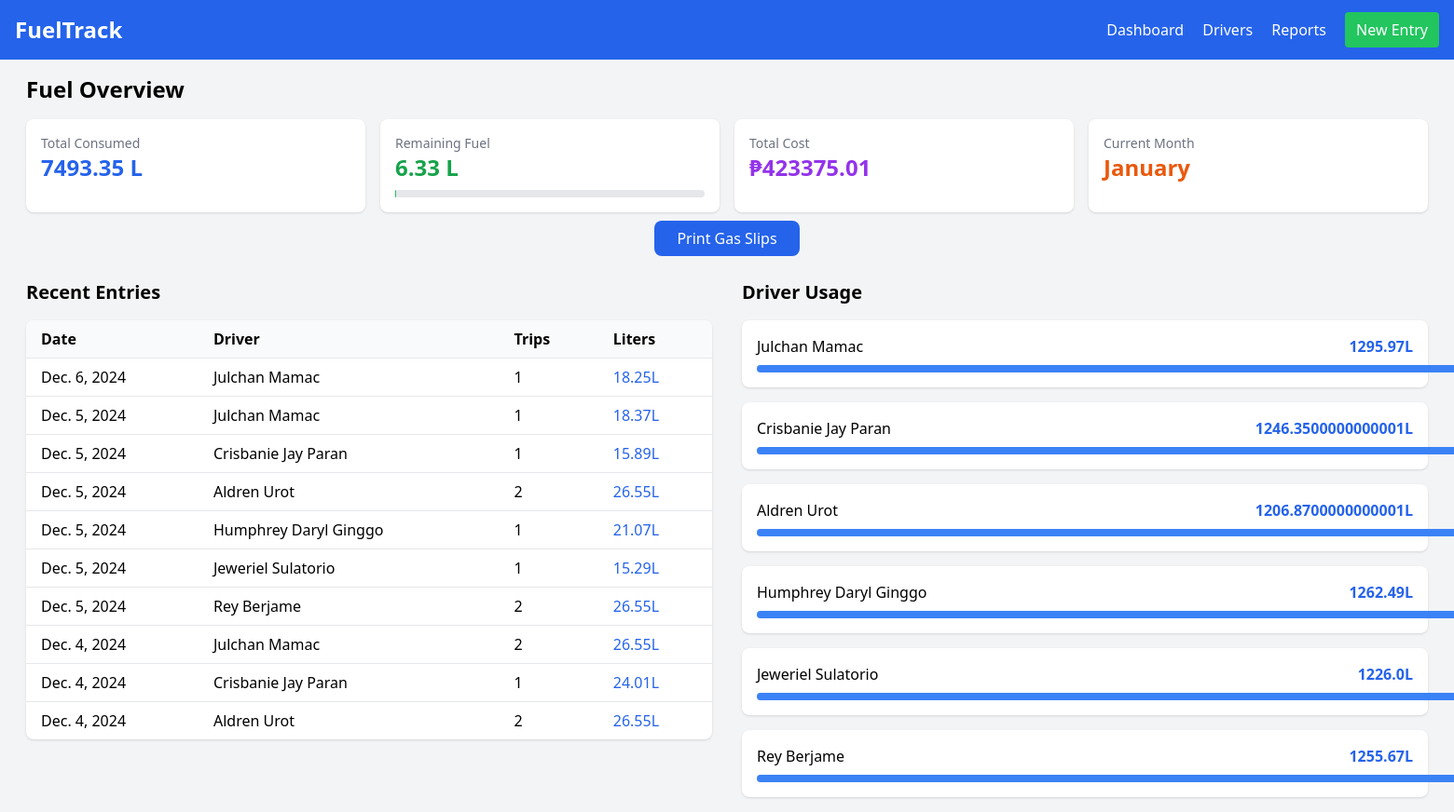
Before: / with the older database file.
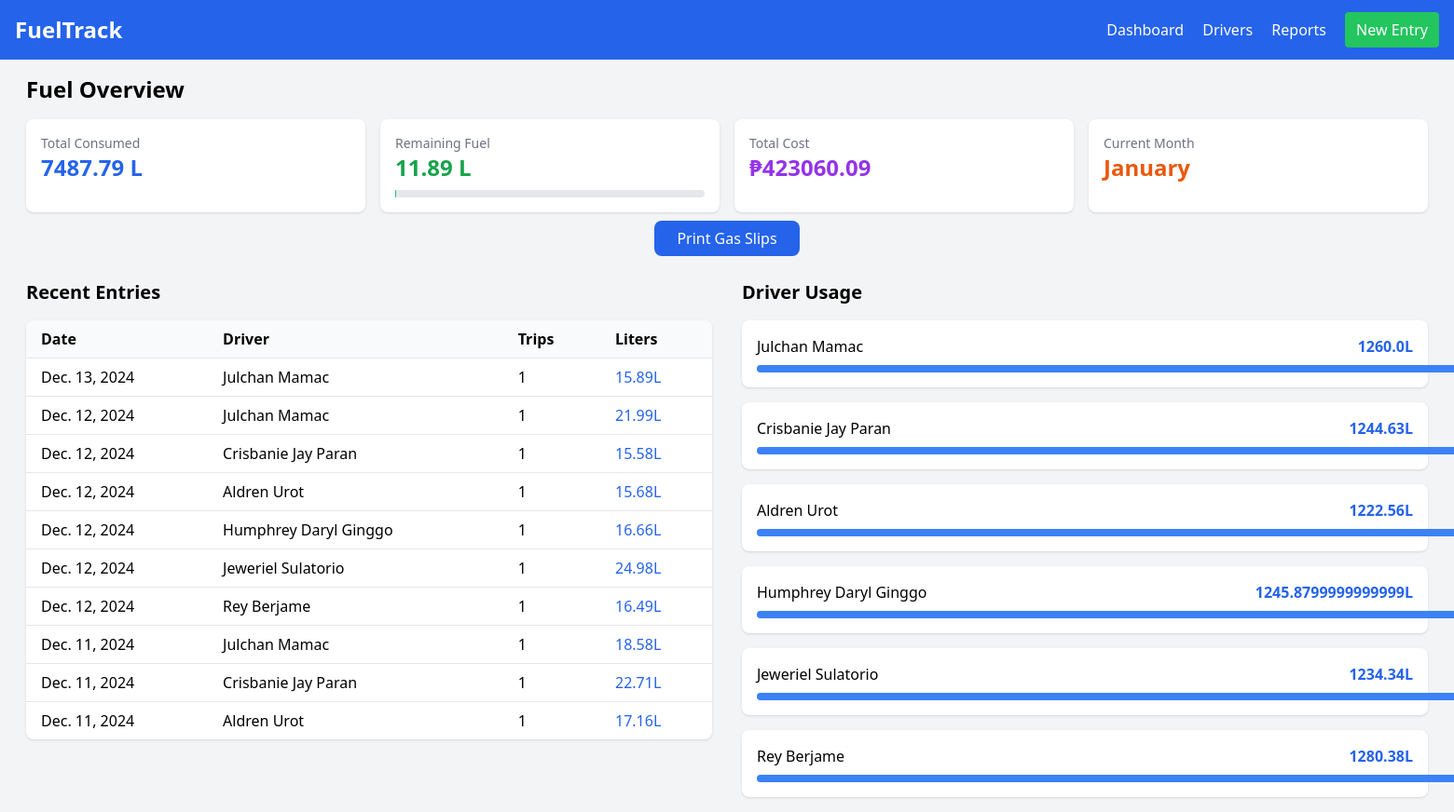
After: the same page with the newer database file.
### fuel/models.py (models this page shows, shortened)
class FuelConsumption(models.Model):
    driver = models.ForeignKey(Driver, on_delete=models.CASCADE)
    date = models.DateField()
    number_of_trips = models.PositiveIntegerField()
    purpose = models.CharField(max_length=200, help_text="Trip purpose/description")
    total_liters = models.FloatField(editable=False)
    cost = models.FloatField(editable=False)
    class Meta:
        unique_together = ('driver', 'date')
        verbose_name = "Fuel Consumption"
        verbose_name_plural = "Fuel Consumptions"

class Driver(models.Model):
    name = models.CharField(max_length=100, unique=True)
    def __str__(self):
        return self.name
    class Meta:
        verbose_name = "Driver"
        verbose_name_plural = "Drivers"

### fuel/views.py (the view)
# urls.py: path('', DashboardView.as_view(), name='dashboard'),
class DashboardView(ListView):
    template_name = 'fuel/dashboard.html'
    context_object_name = 'fuel_entries'
    def get_queryset(self):
        return FuelConsumption.objects.order_by('-date')[:10]
    def get_context_data(self, **kwargs):
        context = super().get_context_data(**kwargs)
        total_consumed = FuelConsumption.objects.aggregate(
            Sum('total_liters')
        )['total_liters__sum'] or 0
        total_fuel = 7499.68
        remaining_fuel = total_fuel - total_consumed
        total_cost = FuelConsumption.objects.aggregate(
            Sum('cost')
        )['cost__sum'] or 0
        context.update({
            'total_consumed': round(total_consumed, 2),
            'remaining_fuel': round(remaining_fuel, 2),
            'remaining_percentage': round((remaining_fuel / total_fuel) * 100, 1),
            'total_cost': round(total_cost, 2),
            'drivers': Driver.objects.annotate(
                total_used=Sum('fuelconsumption__total_liters')
            ),
            'current_month': datetime.now().strftime('%B')
        })
        return context

### fuel/templatetags/custom_filters.py (called while the page is built)
@register.filter
def div(value, arg):
    try:
        return (value / arg) * 100  # Assuming you want a percentage
    except (ValueError, ZeroDivisionError):
        return 0

@register.filter
def multiply(value, arg):
    try:
        return value * arg
    except (ValueError, TypeError):
        return 0

### templates/fuel/dashboard.html (shortened to what this page needs)
{% extends "base.html" %}
{% load custom_filters %}
{% block content %}
<div class="mb-8">
    <h2 class="text-2xl font-bold mb-4">Fuel Overview</h2>
    <div class="grid grid-cols-1 md:grid-cols-4 gap-4">
        <div class="bg-white p-4 rounded-lg shadow">
            <h3 class="text-gray-500 text-sm">Total Consumed</h3>
            <p class="text-2xl font-bold text-blue-600">{{ total_consumed }} L</p>
        </div>
        <div class="bg-white p-4 rounded-lg shadow">
            <h3 class="text-gray-500 text-sm">Remaining Fuel</h3>
            <p class="text-2xl font-bold text-green-600">{{ remaining_fuel }} L</p>
            <div class="w-full bg-gray-200 rounded-full h-2 mt-2">
            </div>
        </div>
        <div class="bg-white p-4 rounded-lg shadow">
            <h3 class="text-gray-500 text-sm">Total Cost</h3>
            <p class="text-2xl font-bold text-purple-600">₱{{ total_cost }}</p>
        </div>
        <div class="bg-white p-4 rounded-lg shadow">
            <h3 class="text-gray-500 text-sm">Current Month</h3>
            <p class="text-2xl font-bold text-orange-600">{{ current_month }}</p>
        </div>
    </div>
    <div class="mt-4 text-center">
        <a href="{% url 'print_gas_slips' %}" class="bg-blue-600 text-white px-6 py-2 rounded-lg hover:bg-blue-700">
            Print Gas Slips
        </a>
    </div>
</div>
<div class="grid grid-cols-1 lg:grid-cols-2 gap-8">
    <div>
        <h2 class="text-xl font-bold mb-4">Recent Entries</h2>
        <div class="bg-white rounded-lg shadow overflow-hidden">
            <table class="w-full">
                <thead class="bg-gray-50">
                    <tr>
                        <th class="px-4 py-2 text-left">Date</th>
                        <th class="px-4 py-2 text-left">Driver</th>
                        <th class="px-4 py-2 text-left">Trips</th>
                        <th class="px-4 py-2 text-left">Liters</th>
                    </tr>
                </thead>
                <tbody>
                    {% for entry in fuel_entries %}
                    <tr class="border-t hover:bg-gray-50">
                        <td class="px-4 py-2">{{ entry.date }}</td>
                        <td class="px-4 py-2">{{ entry.driver }}</td>
                        <td class="px-4 py-2">{{ entry.number_of_trips }}</td>
                        <td class="px-4 py-2 text-blue-600 font-medium">{{ entry.total_liters }}L</td>
                    </tr>
                    {% endfor %}
                </tbody>
            </table>
        </div>
    </div>
    <div>
        <h2 class="text-xl font-bold mb-4">Driver Usage</h2>
        <div class="space-y-4">
            {% for driver in drivers %}
            <div class="bg-white p-4 rounded-lg shadow">
                <div class="flex justify-between items-center">
                    <h3 class="font-medium">{{ driver.name }}</h3>
                    <span class="text-blue-600 font-bold">{{ driver.total_used|default:0 }}L</span>
                </div>
                <div class="w-full bg-gray-200 rounded-full h-2 mt-2">
                    <div class="bg-blue-500 rounded-full h-2"
                         style="width: {{ driver.total_used|div:total_consumed|multiply:100 }}%"></div>
                </div>
            </div>
            {% endfor %}
        </div>
    </div>
</div>
{% endblock %}

Changed rows visible on the page:
no longer on this page (row edited): FuelConsumption: date "Dec. 6, 2024", driver "Julchan Mamac", number_of_trips "1", total_liters "18.25"
no longer on this page (row edited): FuelConsumption: date "Dec. 5, 2024", driver "Julchan Mamac", number_of_trips "1", total_liters "18.37"
no longer on this page (row edited): FuelConsumption: date "Dec. 5, 2024", driver "Crisbanie Jay Paran", number_of_trips "1", total_liters "15.89"
no longer on this page (row edited): FuelConsumption: date "Dec. 5, 2024", driver "Aldren Urot", number_of_trips "2", total_liters "26.55"
no longer on this page (row edited): FuelConsumption: date "Dec. 5, 2024", driver "Humphrey Daryl Ginggo", number_of_trips "1", total_liters "21.07"
no longer on this page (row edited): FuelConsumption: date "Dec. 5, 2024", driver "Jeweriel Sulatorio", number_of_trips "1", total_liters "15.29"
no longer on this page (row edited): FuelConsumption: date "Dec. 5, 2024", driver "Rey Berjame", number_of_trips "2", total_liters "26.55"
no longer on this page (row edited): FuelConsumption: date "Dec. 4, 2024", driver "Julchan Mamac", number_of_trips "2", total_liters "26.55"
no longer on this page (row edited): FuelConsumption: date "Dec. 4, 2024", driver "Crisbanie Jay Paran", number_of_trips "1", total_liters "24.01"
no longer on this page (row edited): FuelConsumption: date "Dec. 4, 2024", driver "Aldren Urot", number_of_trips "2", total_liters "26.55"
added FuelConsumption: date "Dec. 13, 2024", driver "Julchan Mamac", number_of_trips "1", total_liters "15.89"
added FuelConsumption: date "Dec. 12, 2024", driver "Julchan Mamac", number_of_trips "1", total_liters "21.99"
added FuelConsumption: date "Dec. 12, 2024", driver "Crisbanie Jay Paran", number_of_trips "1", total_liters "15.58"
added FuelConsumption: date "Dec. 12, 2024", driver "Aldren Urot", number_of_trips "1", total_liters "15.68"
added FuelConsumption: date "Dec. 12, 2024", driver "Humphrey Daryl Ginggo", number_of_trips "1", total_liters "16.66"
added FuelConsumption: date "Dec. 12, 2024", driver "Jeweriel Sulatorio", number_of_trips "1", total_liters "24.98"
added FuelConsumption: date "Dec. 12, 2024", driver "Rey Berjame", number_of_trips "1", total_liters "16.49"
added FuelConsumption: date "Dec. 11, 2024", driver "Julchan Mamac", number_of_trips "1", total_liters "18.58"
added FuelConsumption: date "Dec. 11, 2024", driver "Crisbanie Jay Paran", number_of_trips "1", total_liters "22.71"
added FuelConsumption: date "Dec. 11, 2024", driver "Aldren Urot", number_of_trips "1", total_liters "17.16"
computed for Driver "Julchan Mamac": total_used "1295.97" → "1260.0"
computed for Driver "Crisbanie Jay Paran": total_used "1246.3500000000001" → "1244.63"
computed for Driver "Aldren Urot": total_used "1206.8700000000001" → "1222.56"
computed for Driver "Humphrey Daryl Ginggo": total_used "1262.49" → "1245.8799999999999"
computed for Driver "Jeweriel Sulatorio": total_used "1226.0" → "1234.34"
computed for Driver "Rey Berjame": total_used "1255.67" → "1280.38"
Other visible differences:
{{ total_consumed }}: "7493.35" → "7487.79"
{{ remaining_fuel }}: "6.33" → "11.89"
{{ total_cost }}: "423375.01" → "423060.09"
